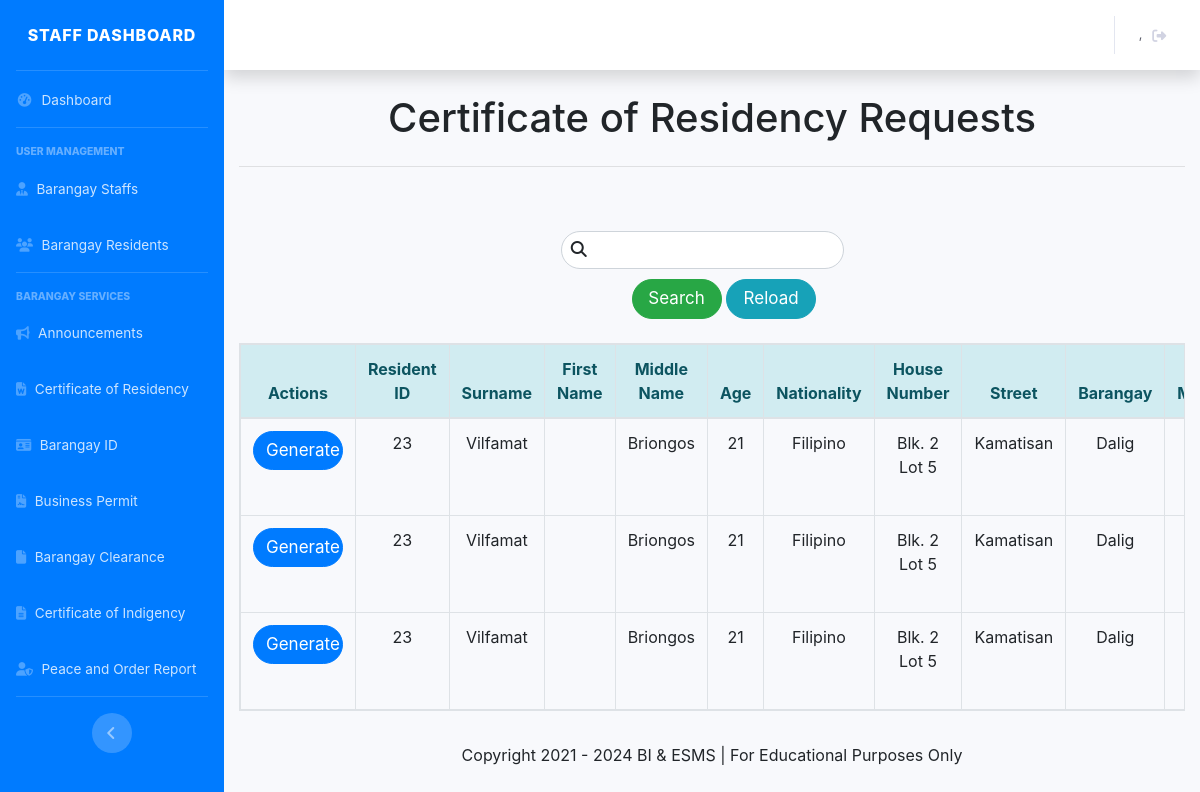
The app's page /staff_table_certofres.php with its own data.
### tables this page shows
CREATE TABLE `tbl_rescert` (
  `id_rescert` int(11) NOT NULL,
  `id_resident` int(11) NOT NULL,
  `lname` varchar(255) NOT NULL,
  `fname` varchar(255) NOT NULL,
  `mi` varchar(255) NOT NULL,
  `age` varchar(255) NOT NULL,
  `nationality` varchar(255) DEFAULT NULL,
  `houseno` varchar(255) NOT NULL,
  `street` varchar(255) NOT NULL,
  `brgy` varchar(255) NOT NULL,
  `municipal` varchar(255) NOT NULL,
  `date` date NOT NULL,
  `purpose` varchar(255) NOT NULL
);

### classes/main.class.php (called while the page is built, shortened)
<?php
class BMISClass {
    protected $server = "mysql:host=localhost;dbname=bmis";
    protected $user = "root";
    protected $pass = "";
    protected $options = array(PDO::ATTR_ERRMODE => PDO::ERRMODE_EXCEPTION, PDO::ATTR_DEFAULT_FETCH_MODE => PDO::FETCH_ASSOC);
    public function openConn() {
        try {
            $this->con = new PDO($this->server, $this->user, $this->pass, $this->options);
            return $this->con;
        }
        catch(PDOException $e) {
            echo "Datbase Connection Error! ", $e->getMessage();
        }
    }
    public function view_certofres(){
        $connection = $this->openConn();
        $stmt = $connection->prepare("SELECT * from tbl_rescert");
        $stmt->execute();
        $view = $stmt->fetchAll();
        return $view;
    }
}
?>

### staff_table_certofres_search.php (the view, shortened to what this page needs)
<?php
	require 'classes/conn.php';
	if(isset($_POST['search_certofres'])){
		$keyword = $_POST['keyword'];
?>
	<table class="table table-hover table-bordered table-responsive text-center" >
		<thead>
			<tr class="alert-info">
                <th> Actions</th>
                <th> Resident ID </th>
                <th> Surname </th>
                <th> First Name </th>
                <th> Middle Name </th>
                <th> Age </th>
                <th> Nationality </th>
                <th> House Number </th>
                <th> Street </th>
                <th> Barangay </th>
                <th> Municipality </th>
                <th> Date </th>
                <th> Purpose </th>
			</tr>
		</thead>
		<tbody>
			<?php
				$stmnt = $conn->prepare("SELECT * FROM `tbl_rescert` WHERE `lname` LIKE '%$keyword%' or  `mi` LIKE '%$keyword%' or  `fname` LIKE '%$keyword%'
				or `age` LIKE '%$keyword%' or  `id_resident` LIKE '%$keyword%' or  `address` LIKE '%$keyword%' or  `contact` LIKE '%$keyword%'
				or `email` LIKE '%$keyword%'");
				$stmnt->execute();
				while($view = $stmnt->fetch()){
			?>
			<tr>
            <td>
                        <form action="" method="post">
                            <a class="btn btn-primary" target="blank" style="width: 90px; font-size: 17px; border-radius:30px;" href="rescert_form.php?id_resident=<?= $view['id_resident'];?>">Generate</a>
                            <input type="hidden" name="id_rescert" value="<?= $view['id_rescert'];?>">
                        </form>
                        </td>
                        <td> <?= $view['id_resident'];?> </td>
                        <td> <?= $view['lname'];?> </td>
                        <td> <?= $view['fname'];?> </td>
                        <td> <?= $view['mi'];?> </td>
                        <td> <?= $view['age'];?> </td>
                        <td> <?= $view['nationality'];?> </td>
                        <td> <?= $view['houseno'];?> </td>
                        <td> <?= $view['street'];?> </td>
                        <td> <?= $view['brgy'];?> </td>
                        <td> <?= $view['municipal'];?> </td>
                        <td> <?= $view['date'];?> </td>
                        <td> <?= $view['purpose'];?> </td>
			</tr>
			<?php
			}
			?>
		</tbody>
	</table>
    <?php
        }else{
    ?>
    <table class="table table-hover table-bordered table-responsive text-center">
		<thead >
			<tr class="alert-info">
                <th> Actions</th>
                <th> Resident ID </th>
                <th> Surname </th>
                <th> First Name </th>
                <th> Middle Name </th>
                <th> Age </th>
                <th> Nationality </th>
                <th> House Number </th>
                <th> Street </th>
                <th> Barangay </th>
                <th> Municipality </th>
			</tr>
		</thead>
		<tbody>
		    <?php if(is_array($view)) {?>
                <?php foreach($view as $view) {?>
                    <tr>
                        <td>
                            <form action="" method="post">
                                <a class="btn btn-primary" target="blank" style="width: 90px; font-size: 17px; border-radius:30px;" href="rescert_form.php?id_resident=<?= $view['id_resident'];?>">Generate</a>
                            </form>
                        </td>
                        <td> <?= $view['id_resident'];?> </td>
                        <td> <?= $view['lname'];?> </td>
                        <td> <?= $view['sfname'];?> </td>
                        <td> <?= $view['mi'];?> </td>
                        <td> <?= $view['age'];?> </td>
                        <td> <?= $view['nationality'];?> </td>
                        <td> <?= $view['houseno'];?> </td>
                        <td> <?= $view['street'];?> </td>
                        <td> <?= $view['brgy'];?> </td>
                        <td> <?= $view['municipal'];?> </td>
                    </tr>
                <?php
                    }
                ?>
			<?php
				}
			?>
		</tbody>
	</table>
<link href="../BarangaySystem/customcss/regiformstyle.css" rel="stylesheet" type="text/css">
<link href="../BarangaySystem/bootstrap/css/bootstrap.css" rel="stylesheet" type="text/css">
<?php
	}
?>

### css/regiformstyle.css (style rules this page uses)
body { background-color:#fff !important; }

### records on screen
tbl_rescert: id_resident "23", lname "Vilfamat", mi "Briongos", age "21", nationality "Filipino", houseno "Blk. 2 Lot 5", street "Kamatisan", brgy "Dalig"
tbl_rescert: id_resident "23", lname "Vilfamat", mi "Briongos", age "21", nationality "Filipino", houseno "Blk. 2 Lot 5", street "Kamatisan", brgy "Dalig"
tbl_rescert: id_resident "23", lname "Vilfamat", mi "Briongos", age "21", nationality "Filipino", houseno "Blk. 2 Lot 5", street "Kamatisan", brgy "Dalig"
